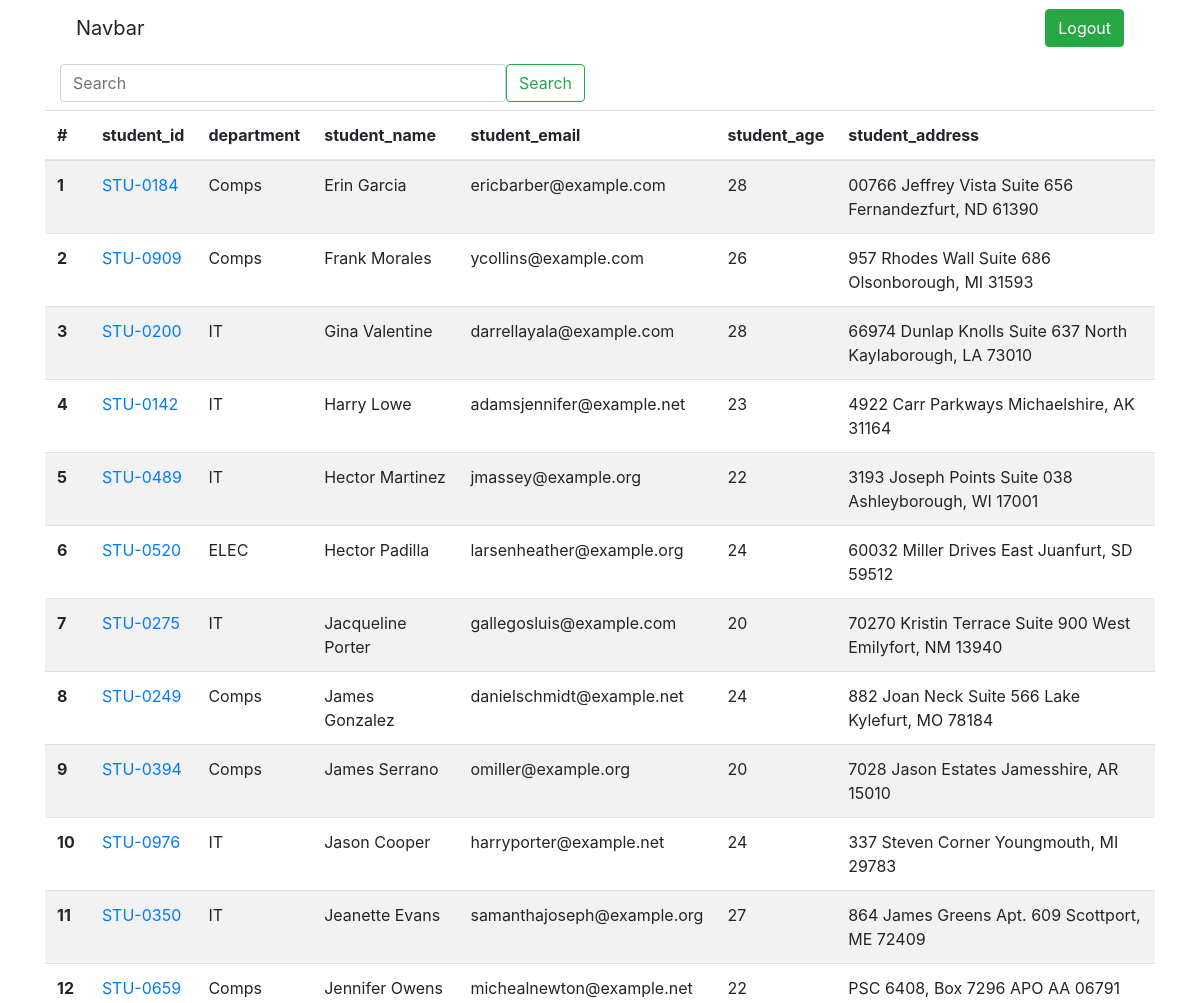
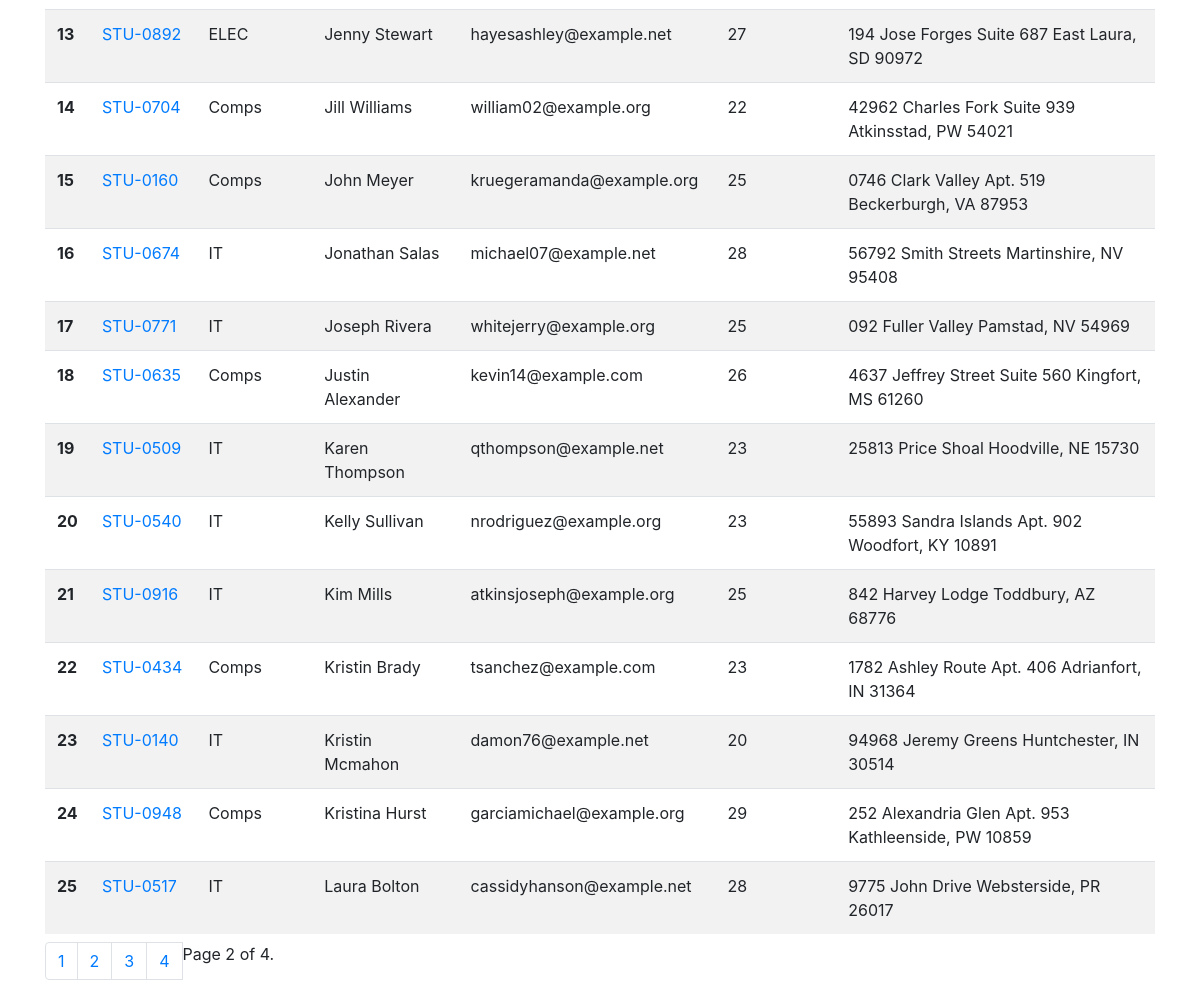
/receipe/students?page=2, run on an earlier commit of the app's database (2 pictures, top to bottom).
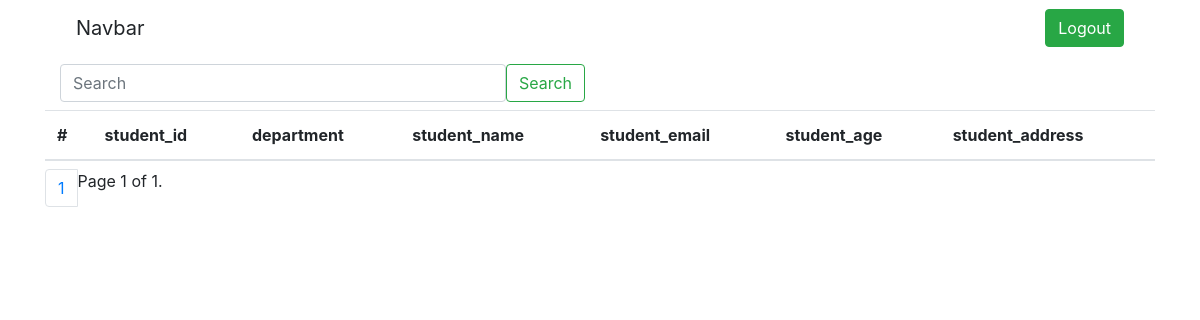
And on a later commit of the database.
### receipe/models.py (models this page shows, shortened)
class Student(models.Model):
    department = models.ForeignKey(Department, related_name='depart', on_delete=models.CASCADE)
    student_id = models.OneToOneField(StudentId, related_name='student_id',on_delete=models.CASCADE)
    student_name = models.CharField(max_length=200)
    student_email = models.EmailField(unique=True)
    student_age = models.IntegerField(default=18)
    student_address = models.CharField(max_length=800)
    is_deleted= models.BooleanField(default=False)
    objects = ReceipeManager()
    admin_objects = models.Manager()
    class Meta:
        ordering = ['student_name']
        verbose_name = 'Student1'

class StudentId(models.Model):
    studentid = models.CharField(max_length=100)
    def __str__(self):
        return self.studentid

class Department(models.Model):
    department = models.CharField(max_length=100)
    class Meta:
        ordering = ['department']

### receipe/views.py (the view)
# urls.py: path('students', views.get_students, name='students'),
def get_students(request):
    students = Student.objects.all()
    search = request.GET.get('search')
    if search:
        students = Student.objects.filter(
            Q(student_name__icontains = search) | Q(student_address__icontains = search) | Q(student_email__icontains = search) | Q(student_age__icontains = search) | Q(department__department__icontains = search)
            )
    paginator = Paginator(students, 25)  # Show 25 contacts per page.
    page_number = request.GET.get("page", 1)
    page_obj = paginator.get_page(page_number)
    total_pages = range(1,paginator.num_pages+1)
    context = {'page_obj':page_obj, 'total_pages':total_pages}
    return render(request, 'receipe/student.html', context)

### receipe/models.py (called while the page is built)
    def get_queryset(self):
        return super().get_queryset().filter(is_deleted = False)

### templates/receipe/student.html
{% extends 'receipe_base.html' %}
{% block body %}
<div class="container mt-2">
  <div class="row">
    <div class="col-md-6">
      <form class="d-flex" role="search">
        <input class="form-control me-2" name='search' type="search" placeholder="Search" aria-label="Search">
        <button class="btn btn-outline-success" type="submit">Search</button>
      </form>
    </div>
  </div>
</div>
<table class="table table-striped my-2">
    <thead>
      <tr>
        <th scope="col">#</th>
        <th scope="col">student_id</th>
        <th scope="col">department</th>
        <th scope="col">student_name</th>
        <th scope="col">student_email</th>
        <th scope="col">student_age</th>
        <th scope="col">student_address</th>
      </tr>
    </thead>
    <tbody>
    {% for student in page_obj%}
      <tr>
        <th scope="row">{{forloop.counter}}</th>
        <td><a href="{% url 'see_marks' student.student_id %}">{{student.student_id.studentid}}</a></td>
        <td>{{student.department.department}}</td>
        <td>{{student.student_name}}</td>
        <td>{{student.student_email}}</td>
        <td>{{student.student_age}}</td>
        <td>{{student.student_address}}</td>
    {% endfor %}
    </tr>
    </tbody>
</table>
    <nav aria-label="Page navigation example">
        <ul class="pagination">
            {% for page_number in total_pages%}
            <li class="page-item"><a class="page-link" href="?page={{page_number}}">{{page_number}}</a></li>
            {% endfor %}
            <span class="current">
                Page {{ page_obj.number }} of {{ page_obj.paginator.num_pages }}.
            </span>
    </ul>
</nav>
{% endblock %}

What changed in the data, as far as the page shows it:
removed Student: student_id.studentid "STU-0184", department.department "Comps", student_name "Erin Garcia", student_email "ericbarber@example.com", student_age "28", student_address "00766 Jeffrey Vista Suite 656 Fernandezfurt, ND 61390"
removed Student: student_id.studentid "STU-0909", department.department "Comps", student_name "Frank Morales", student_email "ycollins@example.com", student_age "26", student_address "957 Rhodes Wall Suite 686 Olsonborough, MI 31593"
removed Student: student_id.studentid "STU-0200", department.department "IT", student_name "Gina Valentine", student_email "darrellayala@example.com", student_age "28", student_address "66974 Dunlap Knolls Suite 637 North Kaylaborough, LA 73010"
removed Student: student_id.studentid "STU-0142", department.department "IT", student_name "Harry Lowe", student_email "adamsjennifer@example.net", student_age "23", student_address "4922 Carr Parkways Michaelshire, AK 31164"
removed Student: student_id.studentid "STU-0489", department.department "IT", student_name "Hector Martinez", student_email "jmassey@example.org", student_age "22", student_address "3193 Joseph Points Suite 038 Ashleyborough, WI 17001"
removed Student: student_id.studentid "STU-0520", department.department "ELEC", student_name "Hector Padilla", student_email "larsenheather@example.org", student_age "24", student_address "60032 Miller Drives East Juanfurt, SD 59512"
removed Student: student_id.studentid "STU-0275", department.department "IT", student_name "Jacqueline Porter", student_email "gallegosluis@example.com", student_age "20", student_address "70270 Kristin Terrace Suite 900 West Emilyfort, NM 13940"
removed Student: student_id.studentid "STU-0249", department.department "Comps", student_name "James Gonzalez", student_email "danielschmidt@example.net", student_age "24", student_address "882 Joan Neck Suite 566 Lake Kylefurt, MO 78184"
removed Student: student_id.studentid "STU-0394", department.department "Comps", student_name "James Serrano", student_email "omiller@example.org", student_age "20", student_address "7028 Jason Estates Jamesshire, AR 15010"
removed Student: student_id.studentid "STU-0976", department.department "IT", student_name "Jason Cooper", student_email "harryporter@example.net", student_age "24", student_address "337 Steven Corner Youngmouth, MI 29783"
removed Student: student_id.studentid "STU-0350", department.department "IT", student_name "Jeanette Evans", student_email "samanthajoseph@example.org", student_age "27", student_address "864 James Greens Apt. 609 Scottport, ME 72409"
removed Student: student_id.studentid "STU-0659", department.department "Comps", student_name "Jennifer Owens", student_email "michealnewton@example.net", student_age "22", student_address "PSC 6408, Box 7296 APO AA 06791"
removed Student: student_id.studentid "STU-0892", department.department "ELEC", student_name "Jenny Stewart", student_email "hayesashley@example.net", student_age "27", student_address "194 Jose Forges Suite 687 East Laura, SD 90972"
removed Student: student_id.studentid "STU-0704", department.department "Comps", student_name "Jill Williams", student_email "william02@example.org", student_age "22", student_address "42962 Charles Fork Suite 939 Atkinsstad, PW 54021"
removed Student: student_id.studentid "STU-0160", department.department "Comps", student_name "John Meyer", student_email "kruegeramanda@example.org", student_age "25", student_address "0746 Clark Valley Apt. 519 Beckerburgh, VA 87953"
removed Student: student_id.studentid "STU-0674", department.department "IT", student_name "Jonathan Salas", student_email "michael07@example.net", student_age "28", student_address "56792 Smith Streets Martinshire, NV 95408"
removed Student: student_id.studentid "STU-0771", department.department "IT", student_name "Joseph Rivera", student_email "whitejerry@example.org", student_age "25", student_address "092 Fuller Valley Pamstad, NV 54969"
removed Student: student_id.studentid "STU-0635", department.department "Comps", student_name "Justin Alexander", student_email "kevin14@example.com", student_age "26", student_address "4637 Jeffrey Street Suite 560 Kingfort, MS 61260"
removed Student: student_id.studentid "STU-0509", department.department "IT", student_name "Karen Thompson", student_email "qthompson@example.net", student_age "23", student_address "25813 Price Shoal Hoodville, NE 15730"
removed Student: student_id.studentid "STU-0540", department.department "IT", student_name "Kelly Sullivan", student_email "nrodriguez@example.org", student_age "23", student_address "55893 Sandra Islands Apt. 902 Woodfort, KY 10891"
removed Student: student_id.studentid "STU-0916", department.department "IT", student_name "Kim Mills", student_email "atkinsjoseph@example.org", student_age "25", student_address "842 Harvey Lodge Toddbury, AZ 68776"
removed Student: student_id.studentid "STU-0434", department.department "Comps", student_name "Kristin Brady", student_email "tsanchez@example.com", student_age "23", student_address "1782 Ashley Route Apt. 406 Adrianfort, IN 31364"
removed Student: student_id.studentid "STU-0140", department.department "IT", student_name "Kristin Mcmahon", student_email "damon76@example.net", student_age "20", student_address "94968 Jeremy Greens Huntchester, IN 30514"
removed Student: student_id.studentid "STU-0948", department.department "Comps", student_name "Kristina Hurst", student_email "garciamichael@example.org", student_age "29", student_address "252 Alexandria Glen Apt. 953 Kathleenside, PW 10859"
removed Student: student_id.studentid "STU-0517", department.department "IT", student_name "Laura Bolton", student_email "cassidyhanson@example.net", student_age "28", student_address "9775 John Drive Websterside, PR 26017"
Also different on the page:
{{ page_obj.number }}: "2" → "1"
{{ page_obj.paginator.num_pages }}: "4" → "1"
list line gone: "2"
list line gone: "3"
list line gone: "4"
